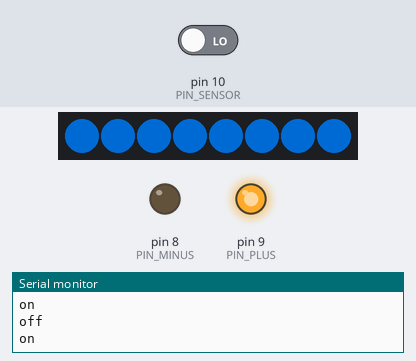
The sketch below on a simulated Arduino Uno, built with avr-gcc and run on an emulated ATmega328P. Parts: 8 RGB LEDs in strip order, left to right, output pins drawn as LEDs (lit = HIGH), the last lines printed to the serial monitor. Inputs (shaded band) come from the test bench; at power-on: pin 10 (PIN_SENSOR) LOW. Dim RGB values are drawn brighter than linear.

Above: at 2.8 s.
2.9 s: pin 10 (PIN_SENSOR) driven HIGH
At 3.4 s:
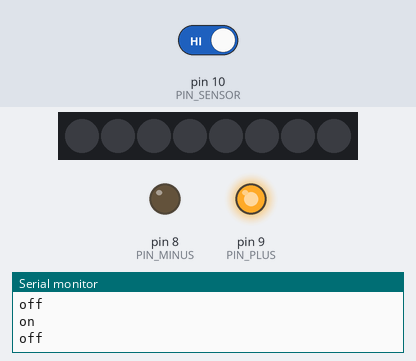
4.5 s: pin 10 (PIN_SENSOR) driven LOW
At 5.6 s:
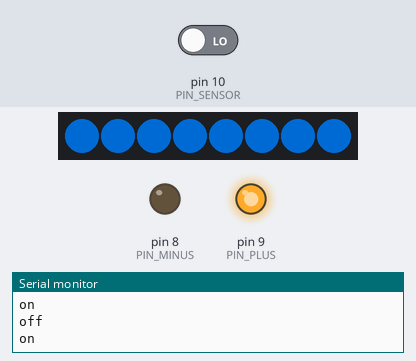
Timing chart, 0 to 7.5 s (numbered marks = the images above; inputs shaded):
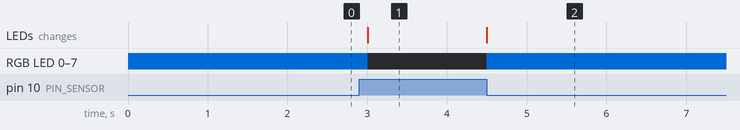

The sketch:

ArduinoWheelLights-EX01.ino
```cpp
#include <Adafruit_NeoPixel.h>

static const int PIN = 6;
static const int LED_NUMBER = 8;
static const int PIN_MINUS = 8;
static const int PIN_PLUS = 9;
static const int PIN_SENSOR = 10;

// Parameter 1 = number of pixels in strip
// Parameter 2 = pin number (most are valid)
// Parameter 3 = pixel type flags, add together as needed:
//   NEO_KHZ800  800 KHz bitstream (most NeoPixel products w/WS2812 LEDs)
//   NEO_KHZ400  400 KHz (classic 'v1' (not v2) FLORA pixels, WS2811 drivers)
//   NEO_GRB     Pixels are wired for GRB bitstream (most NeoPixel products)
//   NEO_RGB     Pixels are wired for RGB bitstream (v1 FLORA pixels, not v2)
Adafruit_NeoPixel strip = Adafruit_NeoPixel(LED_NUMBER, PIN, NEO_GRB + NEO_KHZ800);

short figurePostition = 0;

int cOn[3] = {0, 128, 255};
int cOff[3] = {0, 0, 0};

void setup() {
  Serial.begin(9600);

  pinMode(PIN_MINUS, OUTPUT);
  pinMode(PIN_PLUS, OUTPUT);
  pinMode(PIN_SENSOR, INPUT);

  digitalWrite(PIN_MINUS, LOW);
  digitalWrite(PIN_PLUS, HIGH);

  strip.begin();
  strip.setBrightness(128);
  strip.show(); // Initialize all pixels to 'off'
}

void loop() {
  for (int i = 0; i < LED_NUMBER; i++)
    setStripColor(i, cOff);
  strip.show();
  Serial.println("off");

  while (digitalRead(PIN_SENSOR) == HIGH)
  {
    delay(1);
  }
  Serial.println("on");

  for (int i = 0; i < LED_NUMBER; i++)
    setStripColor(i, cOn);
  strip.show();

  delay(1000);
}

void setStripColor(int n, int color[3])
{
  strip.setPixelColor(n, color[0], color[1], color[2]);
}
```

Measured:
- after the input at 2.9 s, RGB LED 0–7: RGB(0, 64, 128) → off after 0.11 s; the LEDs: change after 0.11 s (image 1)
- after the input at 4.5 s, RGB LED 0–7: off → RGB(0, 64, 128) at once; the LEDs: change at once (image 2)
